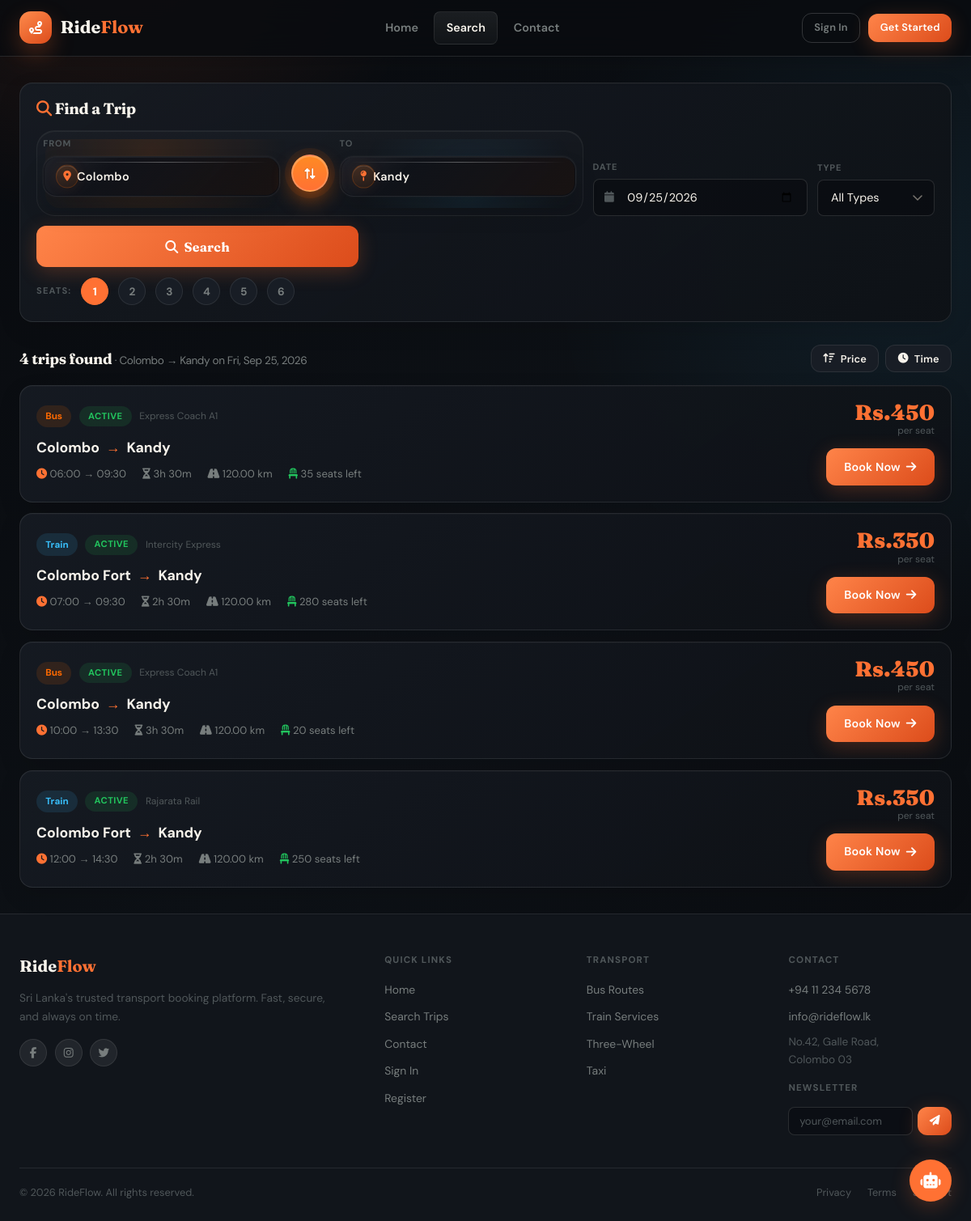
/search.php?from=Colombo&to=Kandy&date=2026-09-25, run on the app's committed database.
### tables this page shows
CREATE TABLE IF NOT EXISTS schedules (
  id              INT UNSIGNED AUTO_INCREMENT PRIMARY KEY,
  route_id        INT UNSIGNED NOT NULL,
  vehicle_id      INT UNSIGNED NOT NULL,
  departure_date  DATE         NOT NULL,
  departure_time  TIME         NOT NULL,
  arrival_time    TIME         NULL,
  fare            DECIMAL(10,2) NOT NULL DEFAULT 0.00,
  available_seats INT          NOT NULL DEFAULT 0,
  status          ENUM('scheduled','departed','arrived','cancelled') NOT NULL DEFAULT 'scheduled',
  created_at      TIMESTAMP DEFAULT CURRENT_TIMESTAMP,
  FOREIGN KEY (route_id)   REFERENCES routes(id)   ON DELETE CASCADE,
  FOREIGN KEY (vehicle_id) REFERENCES vehicles(id) ON DELETE RESTRICT,
  INDEX idx_route   (route_id),
  INDEX idx_vehicle (vehicle_id),
  INDEX idx_date    (departure_date),
  INDEX idx_status  (status)
);

CREATE TABLE IF NOT EXISTS transport_types (
  id         INT UNSIGNED AUTO_INCREMENT PRIMARY KEY,
  type_name  VARCHAR(50) NOT NULL,
  icon       VARCHAR(30) NOT NULL DEFAULT 'bus',
  color      VARCHAR(10) NOT NULL DEFAULT '#ff6a00',
  is_active  TINYINT(1)  NOT NULL DEFAULT 1
);

CREATE TABLE IF NOT EXISTS vehicles (
  id             INT UNSIGNED AUTO_INCREMENT PRIMARY KEY,
  type_id        INT UNSIGNED NOT NULL,
  vehicle_name   VARCHAR(100) NOT NULL,
  vehicle_number VARCHAR(30)  NOT NULL UNIQUE,
  capacity       INT UNSIGNED NOT NULL DEFAULT 40,
  amenities      TEXT         NULL COMMENT 'JSON: ["AC","WiFi","USB"]',
  status         ENUM('active','maintenance','retired') NOT NULL DEFAULT 'active',
  created_at     TIMESTAMP DEFAULT CURRENT_TIMESTAMP,
  FOREIGN KEY (type_id) REFERENCES transport_types(id) ON DELETE RESTRICT,
  INDEX idx_type   (type_id),
  INDEX idx_status (status)
);

CREATE TABLE IF NOT EXISTS routes (
  id                 INT UNSIGNED AUTO_INCREMENT PRIMARY KEY,
  type_id            INT UNSIGNED NOT NULL,
  route_name         VARCHAR(150) NOT NULL,
  origin             VARCHAR(100) NOT NULL,
  destination        VARCHAR(100) NOT NULL,
  distance_km        DECIMAL(8,2) NULL,
  estimated_duration VARCHAR(30)  NULL,
  status             ENUM('active','inactive') NOT NULL DEFAULT 'active',
  created_at         TIMESTAMP DEFAULT CURRENT_TIMESTAMP,
  FOREIGN KEY (type_id) REFERENCES transport_types(id) ON DELETE RESTRICT,
  INDEX idx_origin (origin),
  INDEX idx_dest   (destination),
  INDEX idx_type   (type_id)
);

### search.php (the view, shortened to what the rows shown need)
<?php
require_once RF_ROOT.'/includes/header.php';
$from  = trim($_GET['from']  ?? '');
$to    = trim($_GET['to']    ?? '');
$date  = trim($_GET['date']  ?? date('Y-m-d'));
$seats = max(1, min(10, (int)($_GET['seats'] ?? 1)));
$searched = ($from && $to);
$results  = [];
if ($searched) {
    $where  = ["s.status='scheduled'", "s.departure_date=?", "s.available_seats>=?", "r.status='active'",
               "(r.origin LIKE ? OR r.origin LIKE ?)", "(r.destination LIKE ? OR r.destination LIKE ?)"];
    $params = [$date, $seats, "%$from%", "%$from%", "%$to%", "%$to%"];
    $results = db_all("
        SELECT s.id, s.departure_date, s.departure_time, s.arrival_time, s.fare, s.available_seats,
               r.origin, r.destination, r.estimated_duration, r.distance_km,
               t.type_name, v.vehicle_name, v.capacity
        FROM schedules s
        JOIN routes r   ON r.id=s.route_id
        JOIN transport_types t ON t.id=r.type_id
        JOIN vehicles v ON v.id=s.vehicle_id
        WHERE ".implode(' AND ', $where)."
        ORDER BY s.departure_time", $params);
}
?>
<div class="main-content">
<div class="container">
<div class="card card-pad" style="margin-bottom:1.75rem">
  <h2 style="font-size:1.2rem;margin-bottom:1rem"><i class="fas fa-search" style="color:var(--fire)"></i> Find a Trip</h2>
</div>
<?php if ($searched): ?>
<div style="display:flex;align-items:center;justify-content:space-between;margin-bottom:1rem;flex-wrap:wrap;gap:.5rem">
  <h2 style="font-size:1.15rem">
    <?= count($results) ?> trip<?= count($results)!=1?'s':'' ?> found
    <?php if ($from && $to): ?>
    <span style="font-size:.85rem;color:var(--chalk3);font-family:var(--ff-body);font-weight:400"> · <?= e($from) ?> → <?= e($to) ?> on <?= date('D, M j, Y', strtotime($date)) ?></span>
    <?php endif; ?>
  </h2>
</div>
<?php if (!$results): ?>
<div class="card card-pad" style="text-align:center;padding:3rem">
  <div style="font-size:3.5rem;margin-bottom:1rem">🔍</div>
  <h3>No trips found</h3>
  <p style="margin-top:.4rem;margin-bottom:1.5rem">Try a different date, swap origin/destination, or check spelling.</p>
  <div style="display:flex;gap:.75rem;justify-content:center;flex-wrap:wrap">
    <a href="<?= SITE_URL ?>/search.php?from=<?= urlencode($from) ?>&to=<?= urlencode($to) ?>&date=<?= urlencode(date('Y-m-d',strtotime($date.'+1 day'))) ?>&seats=<?= $seats ?>" class="btn btn-ghost btn-sm">Try Tomorrow</a>
    <a href="<?= SITE_URL ?>/search.php" class="btn btn-fire btn-sm">New Search</a>
  </div>
</div>
<?php else: ?>
<div id="resultsList" style="display:flex;flex-direction:column;gap:.85rem">
<?php foreach ($results as $r):
  $tc = strtolower(str_replace([' ','-'],'',$r['type_name']));
  $tc = $tc==='threewheel'?'wheel':$tc;
?>
<div class="card" style="padding:1.25rem;transition:border-color .18s,box-shadow .18s" onmouseover="this.style.borderColor='var(--rim2)';this.style.boxShadow='var(--shadow-md)'" onmouseout="this.style.borderColor='var(--rim)';this.style.boxShadow='none'"
     data-price="<?= $r['fare'] ?>" data-time="<?= str_replace(':','',substr($r['departure_time'],0,5)) ?>">
  <div style="display:grid;grid-template-columns:1fr auto;gap:1rem;align-items:center">
    <div>
      <div style="display:flex;align-items:center;gap:.6rem;margin-bottom:.65rem;flex-wrap:wrap">
        <span class="type-pill tp-<?= $tc ?>"><?= e($r['type_name']) ?></span>
        <?= status_badge($r['available_seats'] > 10 ? 'active' : ($r['available_seats'] > 3 ? 'pending' : 'bad')) ?>
        <span style="font-size:.75rem;color:var(--chalk4)"><?= e($r['vehicle_name']) ?></span>
      </div>
      <div style="font-size:1.1rem;font-weight:700;color:var(--chalk);display:flex;align-items:center;gap:.5rem;margin-bottom:.5rem">
        <?= e($r['origin']) ?>
        <span style="color:var(--fire)">→</span>
        <?= e($r['destination']) ?>
      </div>
      <div style="display:flex;gap:1.25rem;flex-wrap:wrap;font-size:.82rem;color:var(--chalk3)">
        <span><i class="fas fa-clock" style="color:var(--fire)"></i> <?= substr($r['departure_time'],0,5) ?> → <?= $r['arrival_time']?substr($r['arrival_time'],0,5):'–' ?></span>
        <span><i class="fas fa-hourglass-half"></i> <?= e($r['estimated_duration']) ?></span>
        <?php if ($r['distance_km']): ?><span><i class="fas fa-road"></i> <?= $r['distance_km'] ?> km</span><?php endif; ?>
        <span><i class="fas fa-chair" style="color:var(--ok)"></i> <?= $r['available_seats'] ?> seat<?= $r['available_seats']!=1?'s':'' ?> left</span>
      </div>
    </div>
    <div style="text-align:right">
      <div style="font-family:var(--ff-disp);font-size:1.65rem;font-weight:900;color:var(--fire);line-height:1">Rs.<?= number_format($r['fare'],0) ?></div>
      <div style="font-size:.75rem;color:var(--chalk4);margin-bottom:.75rem"><?= $seats > 1 ? 'Rs.'.number_format($r['fare']*$seats,0).' for '.$seats.' seats' : 'per seat' ?></div>
      <a href="<?= SITE_URL ?>/book.php?schedule=<?= $r['id'] ?>&seats=<?= $seats ?>" class="btn btn-fire">
        Book Now <i class="fas fa-arrow-right"></i>
      </a>
    </div>
  </div>
</div>
<?php endforeach; ?>
</div>
<?php endif; ?>
<?php endif; ?>
</div>
</div>
<?php require_once RF_ROOT.'/includes/footer.php'; ?>

### includes/helpers.php (shortened to what the rows shown need)
<?php
function e(mixed $v): string {
    return htmlspecialchars((string)$v, ENT_QUOTES | ENT_HTML5, 'UTF-8');
}
function status_badge(string $status): string {
    $map = [
        'active'   =>'ok','confirmed'=>'ok','completed'=>'ok','paid'=>'ok',
        'pending'  =>'warn','scheduled'=>'info','unpaid'=>'warn',
        'cancelled'=>'bad','inactive' =>'bad','failed'=>'bad','suspended'=>'bad',
        'departed' =>'info','arrived'  =>'ok',
    ];
    $cl = $map[$status] ?? 'dim';
    return '<span class="badge b-'.$cl.'">'.ucfirst($status).'</span>';
}

### data on the page
schedules: transport_types.type_name "Bus", vehicle.vehicle_name "Express Coach A1", route.origin "Colombo", route.destination "Kandy", departure_time "06:00", arrival_time "09:30", route.estimated_duration "3h 30m", route.distance_km "120.00", available_seats "35", fare "450"
schedules: transport_types.type_name "Train", vehicle.vehicle_name "Intercity Express", route.origin "Colombo Fort", route.destination "Kandy", departure_time "07:00", arrival_time "09:30", route.estimated_duration "2h 30m", route.distance_km "120.00", available_seats "280", fare "350"
schedules: transport_types.type_name "Bus", vehicle.vehicle_name "Express Coach A1", route.origin "Colombo", route.destination "Kandy", departure_time "10:00", arrival_time "13:30", route.estimated_duration "3h 30m", route.distance_km "120.00", available_seats "20", fare "450"
schedules: transport_types.type_name "Train", vehicle.vehicle_name "Rajarata Rail", route.origin "Colombo Fort", route.destination "Kandy", departure_time "12:00", arrival_time "14:30", route.estimated_duration "2h 30m", route.distance_km "120.00", available_seats "250", fare "350"

### other printed values
count($results) "4"
$from "Colombo"
$to "Kandy"
date('D, M j, Y', strtotime($date)) "Fri, Sep 25, 2026"
